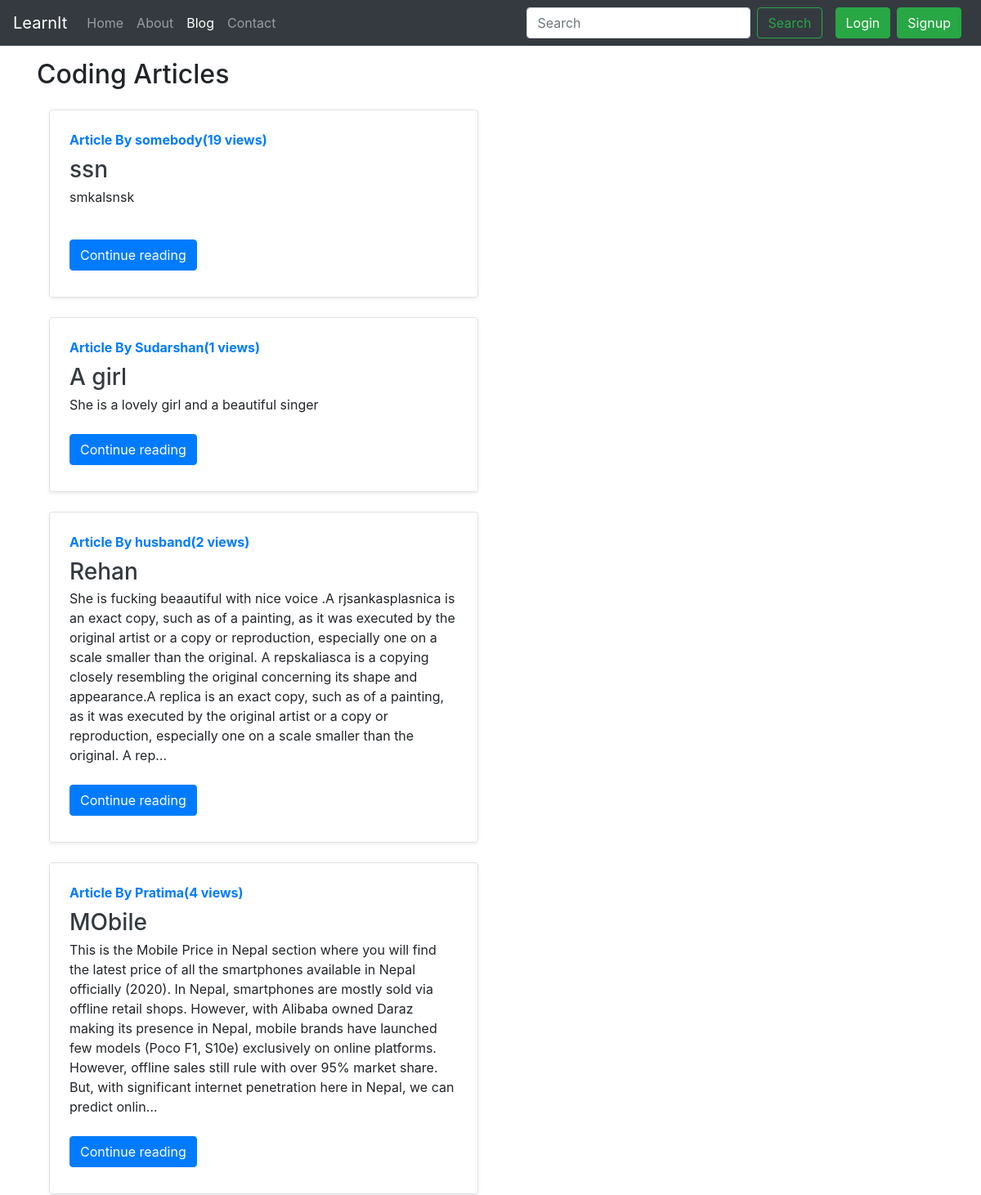
The page /blog/ (upper part) on the database as committed earlier.
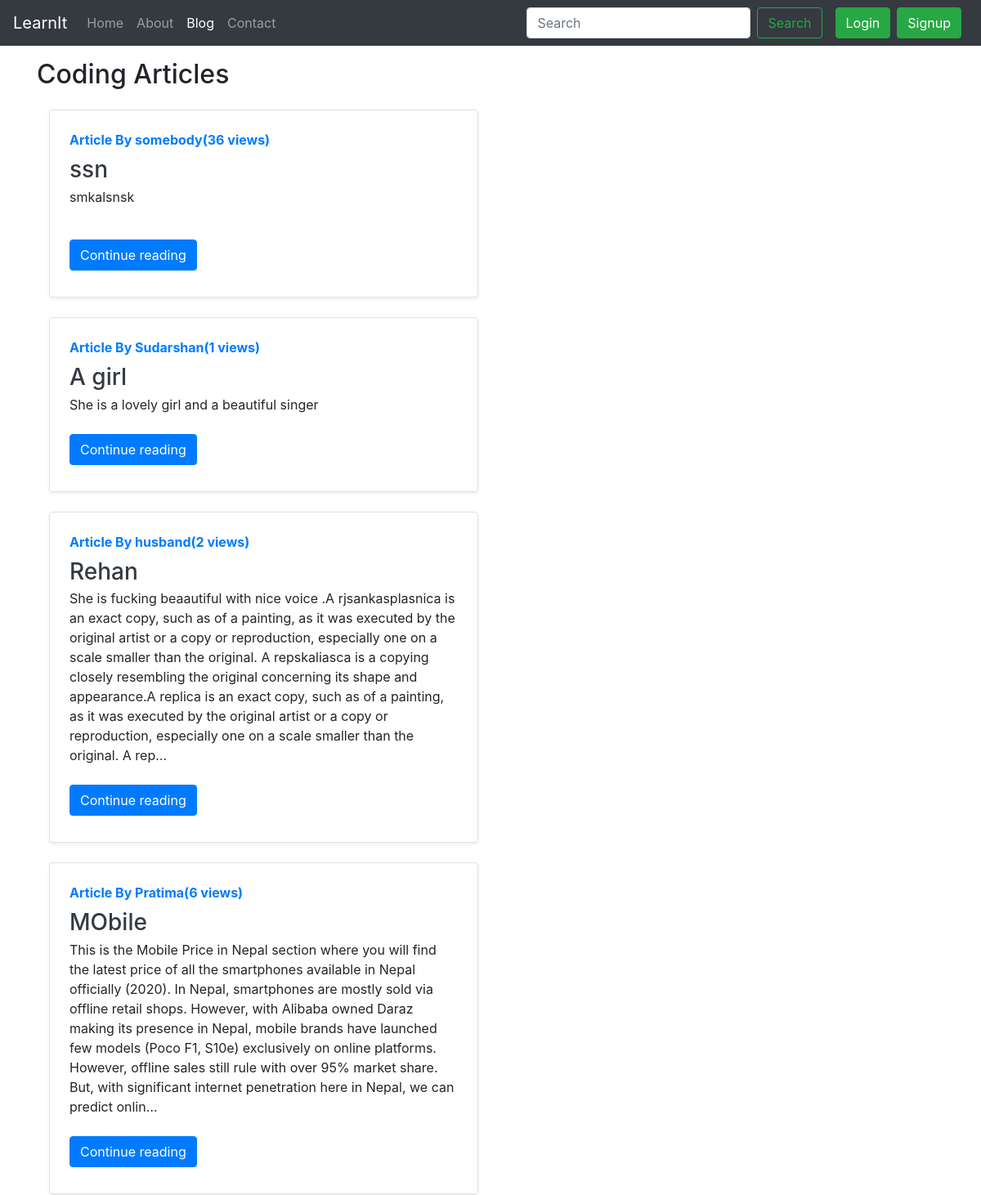
The same page on the database as committed later.
### blog/models.py (models this page shows, shortened)
class Post(models.Model):
    sno = models.AutoField(primary_key=True)
    title = models.CharField(max_length=100)
    content = models.TextField()
    author = models.CharField(max_length=12)
    slug = models.CharField(max_length=120)
    views = models.IntegerField(default=0)
    timeStamp = models.DateTimeField(blank=True)

### blog/views.py (the view)
# urls.py: path('', views.blogHome, name='blogHome'),
def blogHome(request):
    allPosts = Post.objects.all()
    context = {'allPosts': allPosts}
    return render(request, 'blog/blogHome.html', context)

### templates/blog/blogHome.html (shortened to what this page needs)
{% extends 'base.html' %}
{% block blogactive %} active
    {% endblock blogactive %}
{% block body %}
<div class="container my-3">
<h2>Coding Articles</h2>
{% for post in allPosts  %}
<div class="col-md-6">
      <div class="row no-gutters border rounded overflow-hidden flex-md-row my-4 shadow-sm h-md-250 position-relative">
        <div class="col p-4 d-flex flex-column position-static">
          <strong class="d-inline-block mb-2 text-primary">Article By {{post.author}}({{post.views}} views)</strong>
          <h3 class="mb-0"><a class="text-dark" href="/blog/{{post.slug}}">{{post.title}} </a>  </h3>
          <p class="card-text mb-auto"><div class="preview">{{post.content|safe|truncatechars:500}}</div></p>
         <div class="my-2">
          <a href="/blog/{{post.slug}}" role="button" class="btn btn-primary">Continue reading</a>
        </div>
        </div>
      </div>
    </div>
    {% endfor %}
</div>
{% endblock body %}

Rows that differ between the two databases and show on the page:
changed Post "ssn": views "19" → "36"
changed Post "MObile": views "4" → "6"
